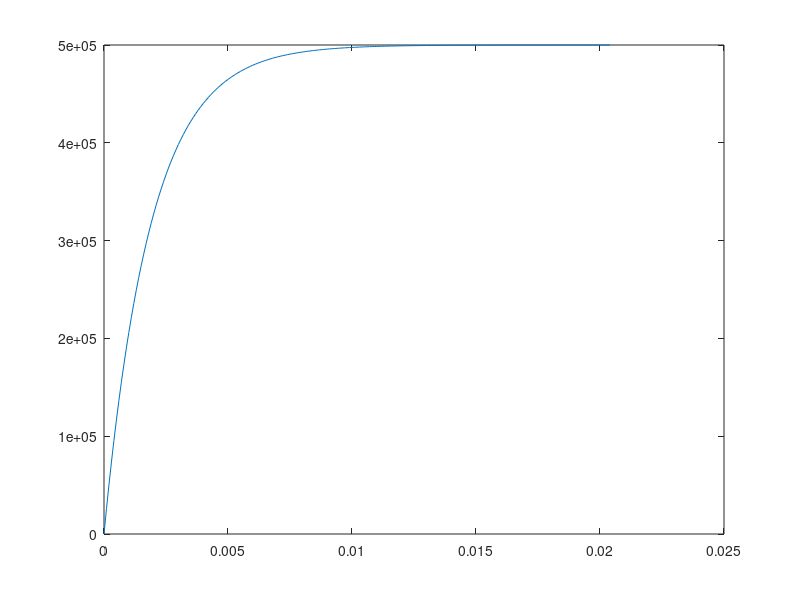
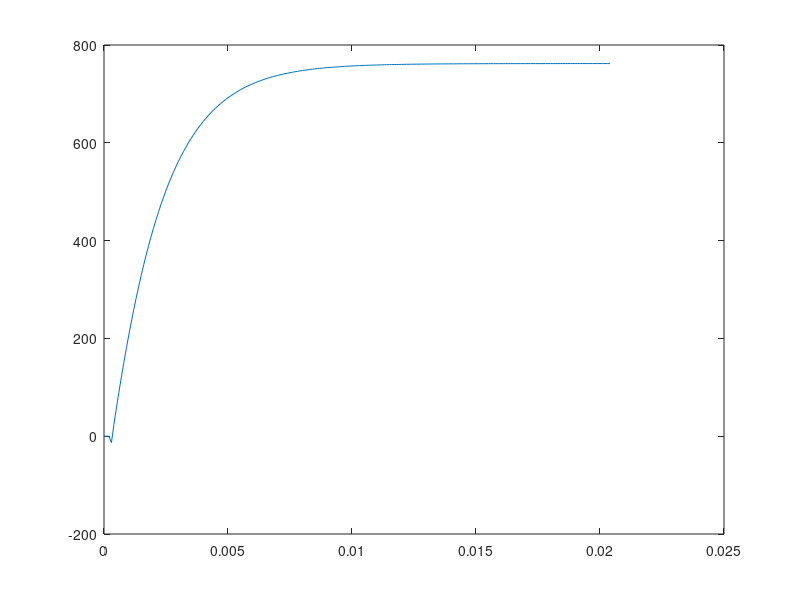

The MATLAB script that drew these images, in order:
clear;
clc;

% Setup
dt = 0.0001; % 20 ms is hopefully time we run algorithm at
P_tolerance = 10;
gamma = 1.2;
Gamma = sqrt(gamma * (2 / (gamma + 1)) ^ ((gamma + 1) / (gamma - 1)));
R = 287;
Me = 2.75;
L_star = 0.75;
c_star_eff = 0.959;
c_star_ideal = 987;
c_star = c_star_eff * c_star_ideal;
P_steady = 500000; % target stable pressure
Pa = 100000;
tau = L_star / (c_star * Gamma ^ 2);
Ae = 6463.92 / (1000 ^ 2);
At = 1520.53 / (1000 ^ 2);

% Create expected pressure curve with approximation
% Assume instanteneous combustion
step = 0;
Pc(1) = 0;
while abs(P_steady - Pc(step + 1)) > P_tolerance
    step = step + 1;
    t = step * dt;
    Pc(step + 1) = P_steady * (1 - exp(- t / tau));
end

t_series = (0:step) * dt;
figure
plot(t_series, Pc)

% Create expected thrust relation
Kp = ((1 + (gamma - 1) / 2) * Me ^ 2) ^ (gamma / (gamma - 1));
crit_ratio = ((gamma + 1) / 2) ^ (gamma / (gamma - 1));
Pc_choke = 0.4 * Pa * crit_ratio;

Pc_threshold = 0.4 * Pa * Kp;
F(1) = 0;
for i = 1:length(Pc)
    if Pc(i) < Pc_choke
        F(i) = 0;
    elseif Pc(i) < Pc_threshold % separated
        A_sep = At * Gamma / (((0.4 * Pa / Pc(i)) ^ (1 / gamma)) * sqrt((2 * gamma / (gamma - 1)) * (1 - (0.4 * Pa / Pc(i)) ^ ((gamma - 1) / gamma))));
        F(i) = Gamma * At * Pc(i) * (sqrt((2 * gamma / (gamma - 1)) * (1 - (0.4 * Pa / Pc(i)) ^ ((gamma - 1) / gamma)))) + (0.4 * Pa - Pa) * A_sep;
    else
        F(i) = Gamma * At * Pc(i) * (sqrt((2 * gamma / (gamma - 1)) * (1 - (1 / Kp) ^ ((gamma - 1) / gamma)))) + ((Pc(i) / Kp) - Pa) * Ae;
    end
end

figure
plot(t_series, F)
